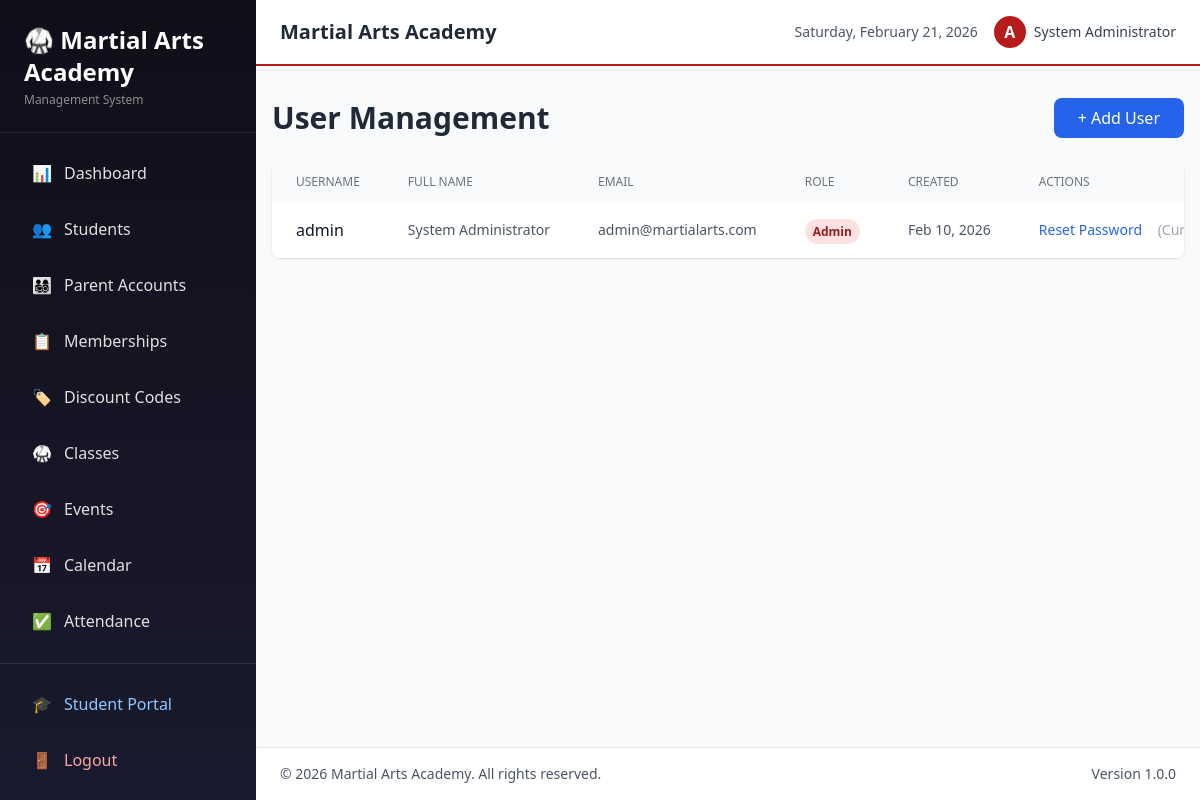
/users.php (signed in), run on the app's committed database.
### tables this page shows
CREATE TABLE IF NOT EXISTS studio_config (
    id INT AUTO_INCREMENT PRIMARY KEY,
    config_key VARCHAR(100) NOT NULL UNIQUE,
    config_value TEXT NOT NULL
);

CREATE TABLE users (
    id INT PRIMARY KEY AUTO_INCREMENT,
    username VARCHAR(50) UNIQUE NOT NULL,
    password VARCHAR(255) NOT NULL,
    email VARCHAR(100) UNIQUE NOT NULL,
    full_name VARCHAR(100) NOT NULL,
    role ENUM('admin', 'instructor', 'staff') DEFAULT 'staff',
    created_at TIMESTAMP DEFAULT CURRENT_TIMESTAMP,
    updated_at TIMESTAMP DEFAULT CURRENT_TIMESTAMP ON UPDATE CURRENT_TIMESTAMP
);

### users.php (the view, shortened to what the rows shown need)
<?php
require_once 'config.php';
if (getCurrentUser()['role'] !== 'admin') {
    header('Location: index.php');
    exit;
}
$users = $pdo->query("SELECT * FROM users ORDER BY created_at DESC")->fetchAll();
include 'includes/header.php';
?>
<div class="container mx-auto px-4 py-8">
    <div class="flex justify-between items-center mb-6">
        <h1 class="text-3xl font-bold text-gray-800">User Management</h1>
    </div>
    <div class="bg-white rounded-lg shadow overflow-hidden">
        <table class="min-w-full">
            <thead class="bg-gray-50">
                <tr>
                    <th class="px-6 py-3 text-left text-xs font-medium text-gray-500 uppercase">Username</th>
                    <th class="px-6 py-3 text-left text-xs font-medium text-gray-500 uppercase">Full Name</th>
                    <th class="px-6 py-3 text-left text-xs font-medium text-gray-500 uppercase">Email</th>
                    <th class="px-6 py-3 text-left text-xs font-medium text-gray-500 uppercase">Role</th>
                    <th class="px-6 py-3 text-left text-xs font-medium text-gray-500 uppercase">Created</th>
                    <th class="px-6 py-3 text-left text-xs font-medium text-gray-500 uppercase">Actions</th>
                </tr>
            </thead>
            <tbody class="bg-white divide-y divide-gray-200">
                <?php foreach ($users as $user): ?>
                    <tr class="hover:bg-gray-50">
                        <td class="px-6 py-4 whitespace-nowrap">
                            <div class="font-medium text-gray-900"><?php echo $user['username']; ?></div>
                        </td>
                        <td class="px-6 py-4 whitespace-nowrap text-sm text-gray-600">
                            <?php echo $user['full_name']; ?>
                        </td>
                        <td class="px-6 py-4 whitespace-nowrap text-sm text-gray-600">
                            <?php echo $user['email']; ?>
                        </td>
                        <td class="px-6 py-4 whitespace-nowrap">
                            <?php
                            $roleColors = [
                                'admin' => 'bg-red-100 text-red-800',
                                'instructor' => 'bg-blue-100 text-blue-800',
                                'staff' => 'bg-green-100 text-green-800'
                            ];
                            ?>
                            <span class="px-2 py-1 text-xs font-semibold rounded-full <?php echo $roleColors[$user['role']]; ?>">
                                <?php echo ucfirst($user['role']); ?>
                            </span>
                        </td>
                        <td class="px-6 py-4 whitespace-nowrap text-sm text-gray-600">
                            <?php echo formatDate($user['created_at']); ?>
                        </td>
                        <td class="px-6 py-4 whitespace-nowrap text-sm font-medium">
                            <button onclick="resetPassword(<?php echo $user['id']; ?>, '<?php echo addslashes($user['username']); ?>')"
                                    class="text-blue-600 hover:text-blue-900 mr-3">
                                Reset Password
                            </button>
                            <?php if ($user['id'] != $_SESSION['user_id']): ?>
                                <form method="POST" class="inline" onsubmit="return confirmDelete('Delete this user?')">
                                    <input type="hidden" name="action" value="delete">
                                    <input type="hidden" name="user_id" value="<?php echo $user['id']; ?>">
                                    <button type="submit" class="text-red-600 hover:text-red-900">Delete</button>
                                </form>
                            <?php else: ?>
                                <span class="text-gray-400">(Current User)</span>
                            <?php endif; ?>
                        </td>
                    </tr>
                <?php endforeach; ?>
            </tbody>
        </table>
    </div>
</div>
<?php include 'includes/footer.php'; ?>

### includes/header.php (shortened to what the rows shown need)
<?php
$theme = getActiveTheme();
$logoPath = getLogoPath();
$siteName = getSiteName();
?>
<!DOCTYPE html>
<html lang="en">
<head>
    <script src="https://cdn.tailwindcss.com"></script>
</head>
<body class="bg-gray-50">
    <div class="flex h-screen overflow-hidden">
        <aside class="w-64 shadow-lg hidden md:flex sidebar-custom h-full flex-col overflow-hidden">
            <div class="p-6 border-b border-white/10 flex-shrink-0">
                <?php if ($logoPath): ?>
                    <div class="flex items-center gap-3">
                        <img src="<?php echo htmlspecialchars($logoPath); ?>" alt="Logo" class="max-h-10 max-w-[140px] object-contain">
                    </div>
                    <p class="text-xs mt-1 opacity-60" style="color: <?php echo $theme['sidebar_text']; ?>;"><?php echo htmlspecialchars($siteName); ?></p>
                <?php else: ?>
                    <h1 class="text-2xl font-bold text-white">🥋 <?php echo htmlspecialchars(substr($siteName, 0, 20)); ?></h1>
                    <p class="text-xs mt-1 opacity-60" style="color: <?php echo $theme['sidebar_text']; ?>;">Management System</p>
                <?php endif; ?>
            </div>
        </aside>
        <div class="flex-1 flex flex-col overflow-hidden">
            <header class="bg-white shadow-sm topbar-accent">
                <div class="flex items-center justify-between px-6 py-4">
                    <div class="flex items-center">
                        <h2 class="text-xl font-semibold text-gray-800"><?php echo htmlspecialchars($siteName); ?></h2>
                    </div>
                    <div class="flex items-center space-x-4">
                        <div class="flex items-center space-x-2">
                            <div class="w-8 h-8 rounded-full flex items-center justify-center text-white font-bold user-avatar">
                                <?php echo strtoupper(substr(getCurrentUser()['username'], 0, 1)); ?>
                            </div>
                            <span class="text-sm font-medium text-gray-700">
                                <?php echo getCurrentUser()['full_name']; ?>
                            </span>
                        </div>
                    </div>
                </div>
            </header>
            <main class="flex-1 overflow-x-hidden overflow-y-auto bg-gray-50">

### includes/footer.php (shortened to what the rows shown need)
            </main>
            <footer class="bg-white border-t border-gray-200 px-6 py-4">
                <div class="flex items-center justify-between text-sm text-gray-600">
                    <p>&copy; <?php echo date('Y'); ?> <?php echo htmlspecialchars(getSiteName()); ?>. All rights reserved.</p>
                    <p>Version 1.0.0</p>
                </div>
            </footer>
        </div>
    </div>
</body>
</html>

### data on the page
studio_config: config_value "Martial Arts Academy"
users: username "A", full_name "System Administrator", username "admin", email "admin@martialarts.com", role "Admin", created_at "Feb 10, 2026", shows "(Current User)"
